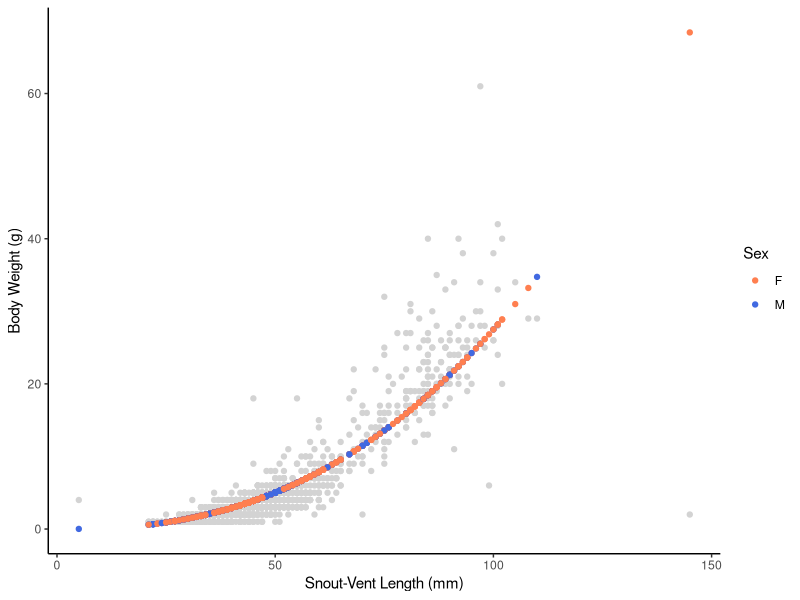
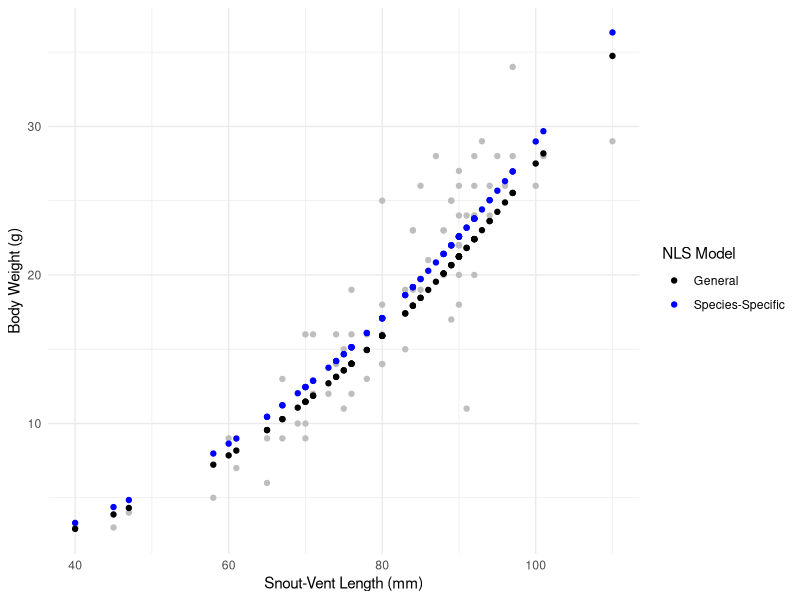

R code for these plots, in order:
## ---- chunk 1
knitr::opts_chunk$set(echo = TRUE, message = FALSE, warning = FALSE)

library(tidyverse)
library(here)
library(Metrics)
library(kableExtra)
## ---- chunk 2

liz <- read_csv(here("data", "lizard.csv")) %>% 
  select(spp:weight) %>% 
  drop_na()
## ---- chunk 3

liz_func <- function(a, SV_length, b){
  weight = a*(SV_length^b)
  return(weight)
  }
## ---- chunk 4

# add log(length) and log(weight) to dataset

lizards <- liz %>% 
  mutate(log_length = log(SV_length),
         log_weight = log(weight))
## ---- chunk 5

# linear regression on log columns to find parameter estimates

lin_mod <- lm(log(weight) ~ log_length, data = lizards)

a_est <- exp(lin_mod$coefficients[1])
b_est <- lin_mod$coefficients[2]

## ---- chunk 6

liz_nls <- nls(weight ~ liz_func(a, SV_length, b),
      data = lizards,
      start = list(a = a_est, b = b_est))

summary(liz_nls) #rmse = 2.792

## ---- chunk 7

# add predictions column to lizards dataset

liz_pred <- lizards %>% 
  mutate(predictions = predict(liz_nls, lizards, interval = "prediction"))
## ---- chunk 8

# plot actual weights vs predicted (by sex)

ggplot(data = liz_pred) +
  geom_point(aes(x = SV_length, y = weight), color = "lightgrey") +
  geom_point(aes(x = SV_length, y = predictions, color = sex)) +
  scale_color_manual(values = c("coral", "royalblue")) +
  theme_classic() +
  labs(x = "Snout-Vent Length (mm)", y = "Body Weight (g)", color = "Sex")
## ---- chunk 9

broom::tidy(liz_nls) %>% 
    mutate(
    p.value = scales::pvalue(p.value)) %>% 
  kable(col.names = c("Coefficient", "Estimate", "Standard Error", "Statistic", "P Value"), digits = c(0, 5, 6, 2, 3)) %>% 
  kable_classic() %>% 
  kable_styling(full_width = FALSE, position = "center")
## ---- chunk 10

mww <- lizards %>% 
  filter(spp == "CNTI",
         sex == "M") %>% 
  drop_na()

# linear regression on log columns to find parameter estimates

lin_mod_mww <- lm(log(weight) ~ log_length, data = mww)

a_est_mww <- exp(lin_mod$coefficients[1])
b_est_mww <- lin_mod$coefficients[2]
## ---- chunk 11

mww_nls <- nls(weight ~ liz_func(a, SV_length, b),
      data = mww,
      start = list(a = a_est_mww, b = b_est_mww))

mww_spp_pred <- mww %>% 
  mutate(predictions = predict(mww_nls, mww, interval = "prediction"))

mww_pred <- liz_pred %>% 
  filter(spp == "CNTI",
         sex == "M")
## ---- chunk 12

ggplot() +
  geom_point(data = mww, aes(x = SV_length, y = weight), color = "gray") +
  geom_point(data = mww_pred, aes(x = SV_length, y = predictions, 
                                     color = "General")) +
  geom_point(data = mww_spp_pred, aes(x = SV_length, y = predictions, 
                                 color = "Species-Specific")) +
  scale_color_manual(name = "NLS Model", breaks = c("General", 
                                                    "Species-Specific"),
                                           values = c("General" = "black", 
                                                      "Species-Specific" = 
                                                        "blue")) +
  labs(x = "Snout-Vent Length (mm)",
       y = "Body Weight (g)") +
  theme_minimal()
